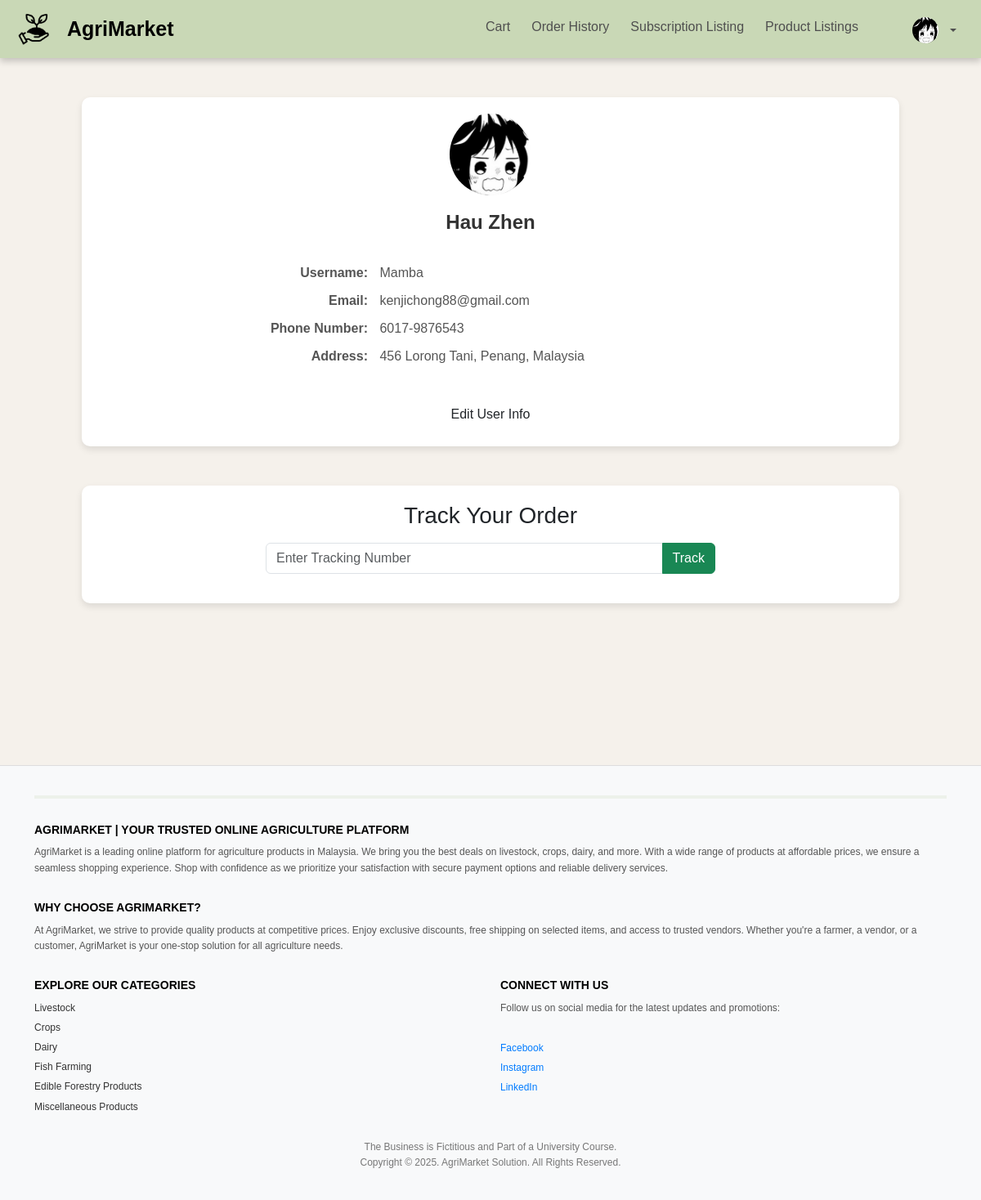
The app's page /Modules/customer/customer_profile.php (signed in) with its own data.
### tables this page shows
CREATE TABLE user (
    user_id INT AUTO_INCREMENT PRIMARY KEY,
    first_name VARCHAR(100) NOT NULL,
    last_name VARCHAR(100) NOT NULL,
    username VARCHAR(255) UNIQUE NOT NULL,
	user_image VARCHAR(255) NOT NULL,
    email VARCHAR(255) UNIQUE NOT NULL,
    password VARCHAR(255) NOT NULL,
    role ENUM('Customer', 'Vendor', 'Staff', 'Admin') NOT NULL,
    phone_number VARCHAR(20) UNIQUE NOT NULL,
    home_address VARCHAR(200) NOT NULL,
    last_online DATETIME
);

### includes/database.php (called while the page is built, shortened)
<?php
$servername = "localhost";
$username = "root";
$password = "";
$dbname = "agrimarket";
$conn = new mysqli($servername, $username, $password, $dbname);
function getUserImageFromUserID($user_id)
{
    global $conn;
    $stmt = $conn->prepare("SELECT user_image FROM user WHERE user_id = ?");
    $stmt->bind_param("i", $user_id);
    $stmt->execute();
    $result = $stmt->get_result();
    if ($result->num_rows === 1) {
        $row = $result->fetch_assoc();
        return $row['user_image'];
    }
    return "../../Assets/svg/person-circle.svg";
}
function getCustomerDetails($user_id, $conn)
{
    $stmt = $conn->prepare("SELECT username, first_name, last_name, email, phone_number, home_address FROM user WHERE user_id = ?");
    $stmt->bind_param("i", $user_id);
    $stmt->execute();
    return $stmt->get_result()->fetch_assoc();
}

### Modules/customer/customer_profile.php (the view, shortened to what this page needs)
<?php
include '../../includes/database.php';
$user_id = $_SESSION['user_id'] ?? null;
$customer = getCustomerDetails($user_id, $conn);
?>
<!DOCTYPE html>
<html lang="en">
<head>
    <link rel="stylesheet" href="../../css/customer_profile.css">
</head>
<body class="customer_profile">
    <?php include '../../includes/header.php'; ?>
    <div class="container mt-5">
        <div class="profile-card">
            <div class="profile-header">
                <img src="../../<?= htmlspecialchars($user_image); ?>" alt="Customer Icon"
                    class="profile-icon rounded-circle" style="width: 100px; height: 100px; object-fit: cover;">
                <p class="customer-name">
                    <?= htmlspecialchars($customer['first_name'] . ' ' . $customer['last_name']); ?>
                </p>
            </div>
            <div class="profile-details mt-3">
                <p><strong>Username:</strong> <span><?= htmlspecialchars($customer['username']); ?></span></p>
                <p><strong>Email:</strong> <span><?= htmlspecialchars($customer['email']); ?></span></p>
                <p><strong>Phone Number:</strong> <span><?= htmlspecialchars($customer['phone_number']); ?></span></p>
                <p><strong>Address:</strong> <span><?= htmlspecialchars($customer['home_address']); ?></span></p>
            </div>
            <button class="btn edit-btn" data-bs-toggle="modal" data-bs-target="#editModal">Edit User Info</button>
        </div>
        <div class="tracking-card mt-5">
            <h3 class="text-center">Track Your Order</h3>
            <form action="" method="POST" class="tracking-form mt-3">
                <div class="input-group mb-3">
                    <input type="text" class="form-control" name="tracking_number" placeholder="Enter Tracking Number"
                        required>
                    <button class="btn btn-success" type="submit">Track</button>
                </div>
            </form>
        </div>
    </div>
    <?php include '../../includes/footer.php'; ?>
</body>
</html>

### includes/header.php (shortened to what this page needs)
<?php
require_once '../../includes/database.php';
$user_id = $_SESSION['user_id'];
$role = $_SESSION['role'];
$user_image = getUserImageFromUserID($user_id);
$homeLink = "#";
if ($role === "Customer") {
    $homeLink = "../customer/main_page.php";
} elseif ($role === "Vendor") {
    $homeLink = "../customer/main_page.php";
} elseif ($role === "Staff") {
    $homeLink = "../staff/staff_dashboard.php";
} elseif ($role === "Admin") {
    $homeLink = "../admin/admin_dashboard.php";
}
$currentPage = basename($_SERVER['PHP_SELF']);
?>
<!DOCTYPE html>
<html lang="en">
<head>
    <link href="https://cdn.jsdelivr.net/npm/bootstrap@5.3.0/dist/css/bootstrap.min.css" rel="stylesheet">
    <link rel="stylesheet" href="../../css/header.css">
</head>
<body>
    <nav class="navbar navbar-expand-lg">
        <div class="container-fluid">
            <a class="navbar-brand" href="<?php echo $homeLink; ?>">
                <img src="../../Assets/img/logo.png" alt="logo" class="logo">
                AgriMarket
            </a>
            <div class="collapse navbar-collapse" id="navbarNav">
                <ul class="navbar-nav ms-auto">
                    <?php if ($role === "Customer" || $role === "Vendor"): ?>
                        <li class="nav-item">
                            <a class="nav-link <?php echo ($currentPage == 'cart.php') ? 'active' : ''; ?>"
                                href="../customer/cart.php">Cart</a>
                        </li>
                        <li class="nav-item">
                            <a class="nav-link <?php echo ($currentPage == 'order_history.php') ? 'active' : ''; ?>"
                                href="../customer/order_history.php">Order History</a>
                        </li>
                        <li class="nav-item">
                            <a class="nav-link <?php echo ($currentPage == 'subscription_listing.php') ? 'active' : ''; ?>"
                                href="../vendor/subscription_listing.php">Subscription Listing</a>
                        </li>
                    <?php endif; ?>
                    <?php if ($role === "Vendor"): ?>
                        <li class="nav-item">
                            <a class="nav-link <?php echo ($currentPage == 'product_listings.php') ? 'active' : ''; ?>"
                                href="../vendor/product_listings.php">Product Listings</a>
                        </li>
                    <?php endif; ?>
                    <li class="nav-item dropdown profile-item">
                        <a class="nav-link dropdown-toggle" href="#" id="navbarDropdown" role="button"
                            data-bs-toggle="dropdown" aria-expanded="false">
                            <img src="<?php echo '../../' . htmlspecialchars($user_image); ?>" alt="Profile"
                                class="rounded-circle" style="width: 32px; height: 32px; object-fit: cover;">
                        </a>
                    </li>
                </ul>
            </div>
        </div>
    </nav>
</body>
</html>

### includes/footer.php
<link rel="stylesheet" href="../../css/footer.css">
<div class="footer-spacer"></div>
<footer class="footer mt-5">
    <div class="container">
        <hr class="footer-separator">
        <h5 class="footer-title">AGRIMARKET | YOUR TRUSTED ONLINE AGRICULTURE PLATFORM</h5>
        <p class="footer-description">
            AgriMarket is a leading online platform for agriculture products in Malaysia. We bring you the best deals on
            livestock, crops, dairy, and more. With a wide range of products at affordable prices, we ensure a seamless
            shopping experience. Shop with confidence as we prioritize your satisfaction with secure payment options and
            reliable delivery services.
        </p>
        <h5 class="footer-title">WHY CHOOSE AGRIMARKET?</h5>
        <p class="footer-description">
            At AgriMarket, we strive to provide quality products at competitive prices. Enjoy exclusive discounts, free
            shipping on selected items, and access to trusted vendors. Whether you're a farmer, a vendor, or a customer,
            AgriMarket is your one-stop solution for all agriculture needs.
        </p>
        <div class="row">
            <div class="col-md-6">
                <h5 class="footer-title">EXPLORE OUR CATEGORIES</h5>
                <ul class="footer-categories">
                    <li>Livestock</li>
                    <li>Crops</li>
                    <li>Dairy</li>
                    <li>Fish Farming</li>
                    <li>Edible Forestry Products</li>
                    <li>Miscellaneous Products</li>
                </ul>
            </div>
            <div class="col-md-6">
                <h5 class="footer-title">CONNECT WITH US</h5>
                <p class="footer-description">
                    Follow us on social media for the latest updates and promotions:
                </p>
                <ul class="footer-socials">
                    <li><a href="https://www.facebook.com/hautien.chong" target="_blank">Facebook</a></li>
                    <li><a href="https://www.instagram.com/ctien023" target="_blank">Instagram</a></li>
                    <li><a href="https://www.linkedin.com/in/chung-henn-teo" target="_blank">LinkedIn</a></li>
                </ul>
            </div>
        </div>
        <p class="footer-copyright">
            The Business is Fictitious and Part of a University Course.<br>
            Copyright © 2025. AgriMarket Solution. All Rights Reserved.
        </p>
    </div>
</footer>

### css/customer_profile.css (style rules this page uses)
body.customer_profile { background-color: #f5f1eb; font-family: Arial, sans-serif; }
.profile-card { background-color: #ffffff; border-radius: 10px; box-shadow: 0 4px 8px rgba(0, 0, 0, 0.1); padding: 20px; max-width: 1000px; margin: 0 auto; text-align: center; }
.profile-header { display: flex; flex-direction: column; align-items: center; }
.profile-icon { width: 80px; height: 80px; border-radius: 50%; margin-bottom: 15px; }
.customer-name { font-size: 1.5rem; font-weight: bold; color: #333; }
.profile-details { display: flex; flex-direction: column; gap: 10px; text-align: left; margin: 20px auto; max-width: 600px; }
.profile-details p { font-size: 1rem; color: #555; margin: 0; }
.profile-details strong { display: inline-block; width: 150px; text-align: right; margin-right: 10px; }
.edit-btn { background-color: #007bff; color: #fff; border: none; padding: 10px 20px; border-radius: 5px; margin-top: 20px; cursor: pointer; transition: background-color 0.3s ease; }
.text-center { text-align: center; }
.tracking-card { background-color: #ffffff; border-radius: 10px; box-shadow: 0 4px 8px rgba(0, 0, 0, 0.1); padding: 20px; max-width: 1000px; margin: 0 auto; text-align: center; }
.tracking-form .input-group { max-width: 550px; margin: 0 auto; }

### css/header.css (style rules this page uses)
.navbar { background-color:#c9d8b6; margin-bottom: 30px; box-shadow: 0px 4px 8px rgba(0, 0, 0, 0.2); }
.navbar .logo { width: 45px; height: 45px; margin-right: 15px; margin-left: 10px; }
.navbar .navbar-brand { display: flex; align-items: center; font-size: 25px; font-weight: bold; color: #000000; }
.navbar-brand { display: flex; align-items: center; }
.navbar .nav-link { color: #4f4f4f; }
.nav-item { margin-right: 10px; }
.profile-item { margin-left: 30px; }
.navbar-nav.ms-auto .nav-link { margin-top: 2px; display: flex; align-items: center; }
.navbar-nav .nav-link img { margin-left: 10px; margin-right: 10px; width: 32px; height: 32px; transition: transform 0.2s ease; }

### css/footer.css (style rules this page uses)
.footer-spacer { height: 150px; }
.footer { background-color: #f8f9fa; padding: 20px 10px; color: #333; font-size: 12px; line-height: 1.6; border-top: 1px solid #ddd; }
.footer-separator { border: 2px solid #c9d8b6; margin-bottom: 30px; }
.footer-title { font-size: 14px; font-weight: bold; margin-bottom: 10px; color: #000; }
.footer-description { margin-bottom: 30px; color: #555; }
.footer-categories, .footer-socials { list-style: none; padding: 0; margin: 0; }
.footer-categories li, .footer-socials li { margin-bottom: 5px; }
.footer-socials li a { color: #007bff; text-decoration: none; }
.footer-copyright { margin-top: 25px; font-size: 12px; color: #777; text-align: center; }

### records on screen
user: user_image (picture), first_name+last_name "Hau Zhen", username "Mamba", email "kenjichong88@gmail.com", phone_number "6017-9876543", home_address "456 Lorong Tani, Penang, Malaysia"
